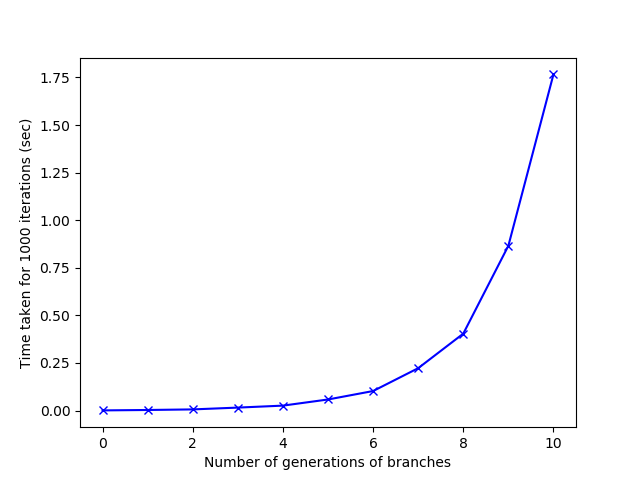

Source code (Python):
import timeit
import matplotlib
matplotlib.use('TkAgg')
from matplotlib import pyplot as plt


def plot_perf():
    """Plots the performance of tree.py.
    """
    n = 1000
    i = 0
    max_generations = 10
    time_data = []
    generations = []

    while i <= max_generations:
        time_data.append(timeit.timeit(
            'run(0.6, {}, 0.1, 1, False)'.format(i),
            number=n, setup='from tree import run'))
        generations.append(i)
        i += 1

    plt.plot(generations, time_data, '-bx')
    plt.ylabel('Time taken for {} iterations (sec)'.format(n))
    plt.xlabel('Number of generations of branches')
    plt.savefig("perf_plot.png")
    plt.clf()


def plot_np_perf():
    """Plots the performance of tree_np.py.
    """
    n = 10000
    i = 0
    max_generations = 12
    time_data = []
    generations = []

    while i <= max_generations:
        time_data.append(timeit.timeit(
            'run(0.6, {}, 0.1, 1, False)'.format(i),
            number=n, setup='from tree_np import run'))
        generations.append(i)
        i += 1

    plt.plot(generations, time_data, '-rx', )
    plt.ylabel('Time taken for {} iterations (sec)'.format(n))
    plt.xlabel('Number of generations of branches')
    plt.legend
    plt.savefig('perf_comparison.png')


if __name__ == '__main__':
    plot_perf()
    plot_np_perf()
